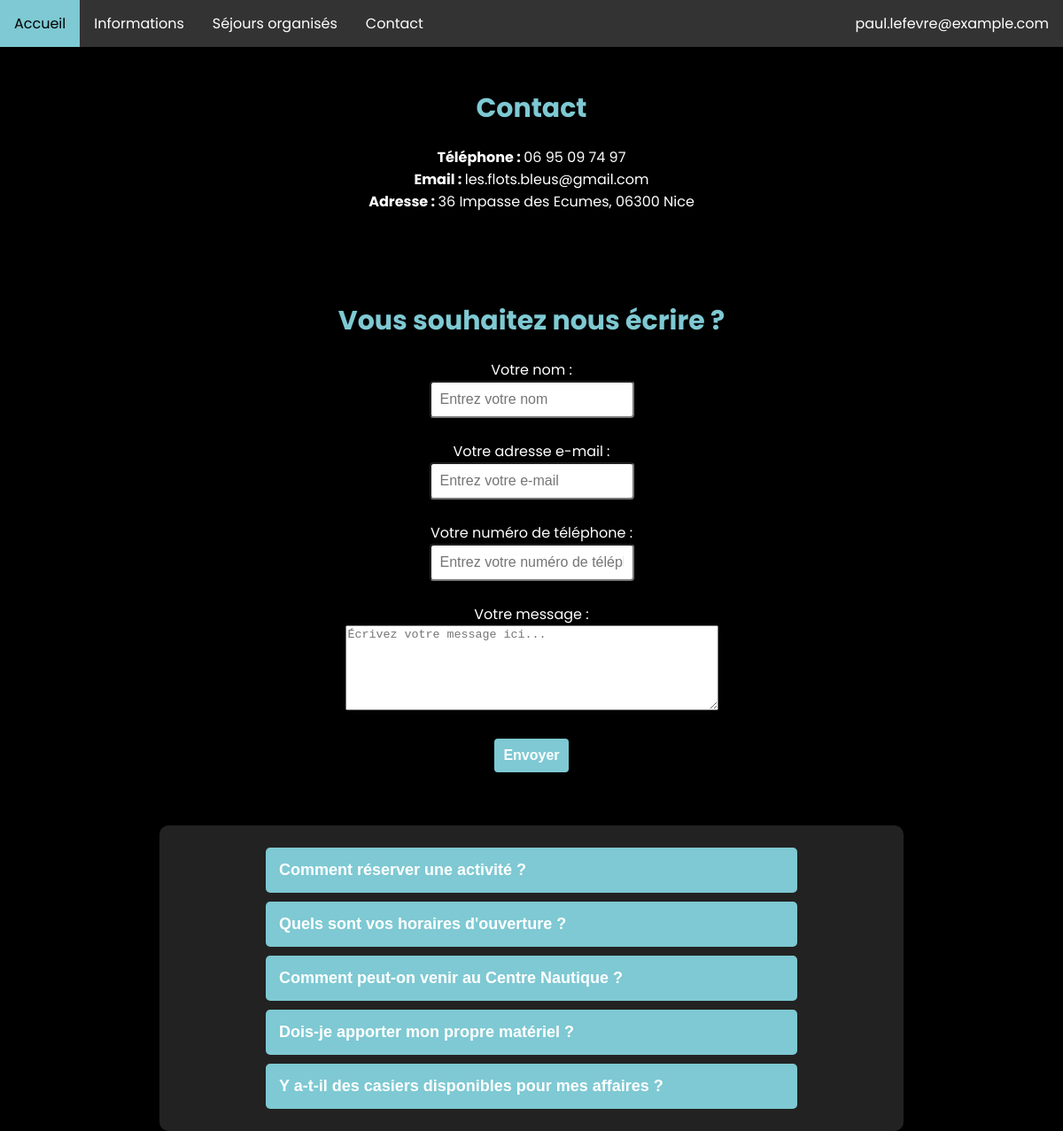
The page /html/contact.php (signed in) on the database its author committed.
### tables this page shows
CREATE TABLE FAQ( 
    idFAQ  Int  Auto_increment  NOT NULL ,
    question      Varchar (500) NOT NULL ,
    reponse       Varchar (5000) NOT NULL ,
    CONSTRAINT FAQ_PK PRIMARY KEY (idFAQ)
);

### html/contact.php (the view, shortened to what this page needs)
<!DOCTYPE html>
<html lang="fr"></html>
<head>
    <link rel="stylesheet" href="style/style.css">
</head>
<body>
    <?php include 'phpfunc/navbar.php'; ?>
    <h1 id="titre-centre-nautique">Contact</h1>
    <strong>Téléphone : </strong>06 95 09 74 97<br>
    <strong>Email : </strong>les.flots.bleus@gmail.com<br>
    <strong>Adresse : </strong>36 Impasse des Ecumes, 06300 Nice
    <h1 id="titre-centre-nautique">Vous souhaitez nous écrire ?</h1>
    <section id="mail">
        <form action="mailto:contact@lesflotsbleus.com" method="post" enctype="text/plain">
            <label for="name">Votre nom :</label><br>
            <input type="text" id="name" name="name" placeholder="Entrez votre nom" required><br><br>
            <label for="email">Votre adresse e-mail :</label><br>
            <input type="email" id="email" name="email" placeholder="Entrez votre e-mail" required><br><br>
            <label for="phone">Votre numéro de téléphone :</label><br>
            <input type="tel" id="phone" name="phone" placeholder="Entrez votre numéro de téléphone" required><br><br>
            <label for="message">Votre message :</label><br>
            <textarea id="message" name="message" rows="6" cols="50" placeholder="Écrivez votre message ici..." required></textarea><br><br>
            <button type="envoyer" class="bouton-envoyer">Envoyer</button>
        </form>
    </section>
    <div class="bloc-FAQ">
      <?php
        $db_host = getenv('MYSQL_HOST') ?: 'localhost';
        $db_port = getenv('MYSQL_PORT') ?: '3306';
        $servername = $db_host . ":" . $db_port;
        $db_username = getenv('MYSQL_USER') ?: 'bmanem';
        $db_password = getenv('MYSQL_PASSWORD') ?: 'jeXja8-septuf-fitsuj';
        $dbname = getenv('MYSQL_DATABASE') ?: 'bmanem';
        $conn = new mysqli($servername, $db_username, $db_password, $dbname);
        $sqlUser = "SELECT * FROM FAQ";
        $stmt = $conn->prepare($sqlUser);
        $stmt->execute();
        $resultTypes = $stmt->get_result();
        while ($res = $resultTypes->fetch_assoc()) {
          echo '<div class="item-FAQ">';
          echo '<button class="question-FAQ" id="q' . htmlspecialchars($res["idFAQ"]) . '">' . htmlspecialchars($res["question"]) . '</button>';
          echo '</div>';
        }
      ?>
    </div>
</body>
</html>

### html/style/style.css (style rules this page uses)
body { font-family: 'Poppins'; flex-direction: column; justify-content: center; align-items: center; text-align: center; height: 100vh; margin: 0; background-color: #000; color: white; padding: 0 10px; }
button, .btn-primary, .btn-secondary, .btn-secondaire { background-color: #7ec9d3; color: white; font-weight: bold; cursor: pointer; border: none; padding: 10px; border-radius: 4px; font-size: 16px; transition: all 0.2s; }
input, select { padding: 10px; border-radius: 4px; font-size: 16px; }
#titre-centre-nautique { text-align: center; font-family: 'Poppins'; font-size: 30px; color: #7ec9d3; margin-bottom: 20px; margin-top: 100px; }
.bloc-FAQ { max-width: 800px; margin: 60px auto 60px auto; padding: 20px; background-color: #222; border-radius: 10px; box-shadow: 0 4px 10px rgba(0,0,0,0.5); flex-direction: column; align-items: center; }
.question-FAQ { background-color: #7ec9d3; color: white; padding: 15px; margin-top: 5px; margin-bottom: 5px; text-align: left; cursor: pointer; border: none; width: 100%; max-width: 600px; font-size: 18px; border-radius: 5px; transition: background-color 0.3s; }

### rows shown on the page
faq: question "Comment réserver une activité ?"
faq: question "Quels sont vos horaires d'ouverture ?"
faq: question "Comment peut-on venir au Centre Nautique ?"
faq: question "Dois-je apporter mon propre matériel ?"
faq: question "Y a-t-il des casiers disponibles pour mes affaires ?"

### other values the page prints
$_SESSION["username"] "paul.lefevre@example.com"
